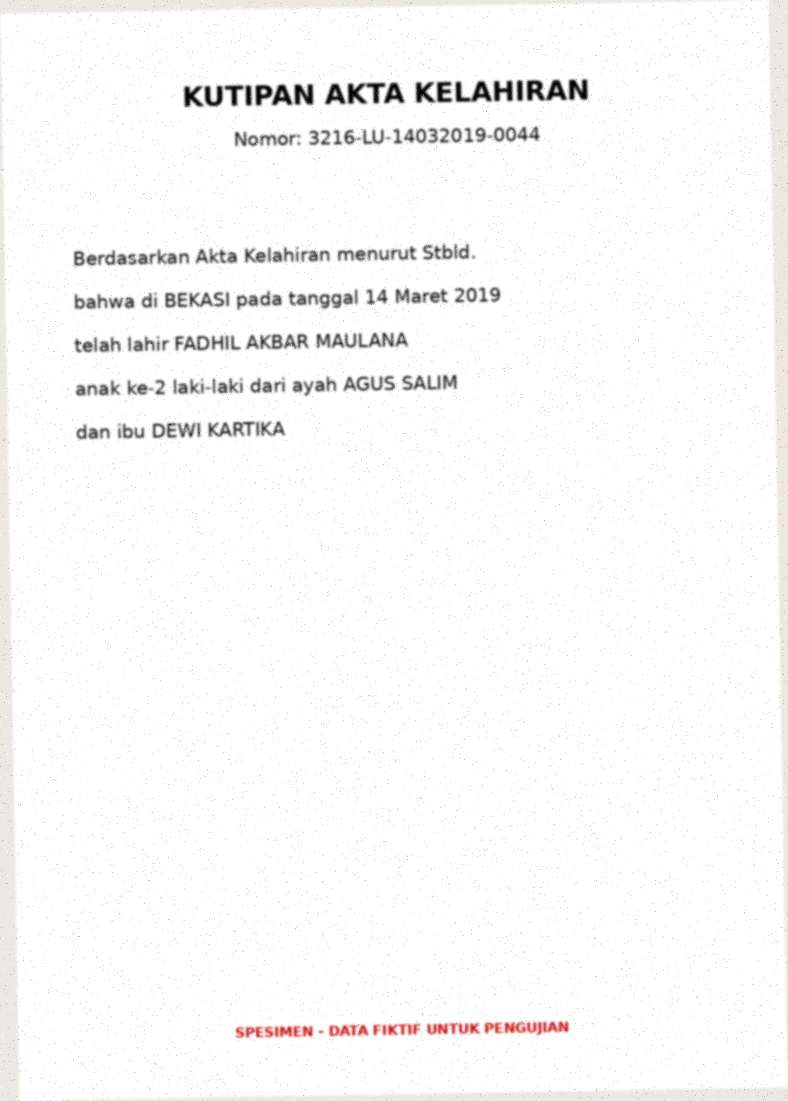
#> input picture tests/ocr/akta1_foto.jpg, 788 x 1101 px
$ python -i buat_contoh.py   (imports and definitions only)
#> lines starting #> are read from the running program, lines starting #| are printed output that depends on the picture
#> further down, picture is the input picture: PIL image 788x1101 RGB; mean R, G, B 249.5, 249.1, 248.9
"""Membuat contoh KK & Akta FIKTIF (bertanda SPESIMEN) untuk menguji OCR, dalam versi pindai (bersih) dan foto ponsel (miring, buram, berderau)."""
import random, pathlib
from PIL import Image, ImageDraw, ImageFont, ImageFilter
# [1 line not run here, left out]
F = '/usr/share/fonts/truetype/dejavu/DejaVuSans.ttf'; FB = '/usr/share/fonts/truetype/dejavu/DejaVuSans-Bold.ttf'
f = lambda s, b=False: ImageFont.truetype(FB if b else F, s)

KELUARGA = [
 dict(no_kk='3216050909140011', kepala='AGUS SALIM', alamat='KP. RAWA BAMBU NO. 21', rt='002', rw='005', kel='JATIMULYA', kec='TAMBUN SELATAN', pos='17510', terbit='01-08-2022',
      anggota=[('AGUS SALIM','3216051005850009','LAKI-LAKI','BEKASI','10-05-1985'),('DEWI KARTIKA','3216055206890004','PEREMPUAN','JAKARTA','12-06-1989'),
               ('NAYLA PUTRI SALIM','3216054107150002','PEREMPUAN','BEKASI','01-07-2015'),('FADHIL AKBAR MAULANA','3216051403190008','LAKI-LAKI','BEKASI','14-03-2019')],
      akta='3216-LU-14032019-0044', anak_ke=2),
 dict(no_kk='3216052203170006', kepala='RUDI HARTONO', alamat='PERUM GRIYA ASRI BLOK C2 NO 7', rt='011', rw='004', kel='JATIMULYA', kec='TAMBUN SELATAN', pos='17510', terbit='15-02-2021',
      anggota=[('RUDI HARTONO','3216050708880003','LAKI-LAKI','SEMARANG','07-08-1988'),('SITI AMINAH','3216054911900001','PEREMPUAN','BEKASI','09-11-1990'),
               ('ZAHRA AULIA HARTONO','3216056510190005','PEREMPUAN','BEKASI','25-10-2019')],
      akta='3216-LT-25102019-0312', anak_ke=1),
]

def kk(k):
    im = Image.new('RGB', (1754, 1240), 'white'); d = ImageDraw.Draw(im)
    d.text((877, 60), 'KARTU KELUARGA', font=f(46, True), fill='black', anchor='mm')
    d.text((877, 115), f"No. {k['no_kk']}", font=f(32, True), fill='black', anchor='mm')
    kiri = [('Nama Kepala Keluarga', k['kepala']), ('Alamat', k['alamat']), ('RT/RW', f"{k['rt']}/{k['rw']}"), ('Desa/Kelurahan', k['kel'])]
    kanan = [('Kecamatan', k['kec']), ('Kabupaten/Kota', 'BEKASI'), ('Kode Pos', k['pos']), ('Provinsi', 'JAWA BARAT')]
    for i, (a, b) in enumerate(kiri): d.text((80, 180 + i * 42), f'{a:<22}: {b}', font=f(24), fill='black')
    for i, (a, b) in enumerate(kanan): d.text((960, 180 + i * 42), f'{a:<16}: {b}', font=f(24), fill='black')
    x = [70, 120, 560, 880, 1060, 1260, 1450, 1690]; y0 = 380
    hd = ['No', 'Nama Lengkap', 'NIK', 'Jenis Kelamin', 'Tempat Lahir', 'Tanggal Lahir', 'Agama']
    d.rectangle((x[0], y0, x[-1], y0 + 50 + 52 * len(k['anggota'])), outline='black', width=2)
    for i, h in enumerate(hd): d.text((x[i] + 8, y0 + 12), h, font=f(22, True), fill='black')
    d.line((x[0], y0 + 50, x[-1], y0 + 50), fill='black', width=2)
    for r, a in enumerate(k['anggota']):
        y = y0 + 62 + r * 52
        for i, v in enumerate((str(r + 1),) + a + ('ISLAM',)): d.text((x[i] + 8, y), v, font=f(23), fill='black')
    d.text((1150, 1000), f"Dikeluarkan Tanggal : {k['terbit']}", font=f(24), fill='black')
    d.text((877, 1180), 'SPESIMEN - DATA FIKTIF UNTUK PENGUJIAN', font=f(22, True), fill=(200, 0, 0), anchor='mm')
    return im

def akta(k):
    a = k['anggota'][-1]; ayah, ibu = k['anggota'][0][0], k['anggota'][1][0]
    bln = ['', 'Januari','Februari','Maret','April','Mei','Juni','Juli','Agustus','September','Oktober','November','Desember']
    dd, mm, yy = a[4].split('-')
    im = Image.new('RGB', (1240, 1754), 'white'); d = ImageDraw.Draw(im)
    d.text((620, 140), 'KUTIPAN AKTA KELAHIRAN', font=f(44, True), fill='black', anchor='mm')
    d.text((620, 210), f"Nomor: {k['akta']}", font=f(30), fill='black', anchor='mm')
    teks = ['Berdasarkan Akta Kelahiran menurut Stbld.', f'bahwa di {a[3]} pada tanggal {int(dd)} {bln[int(mm)]} {yy}', f'telah lahir {a[0]}',
            f"anak ke-{k['anak_ke']} {a[2].lower()} dari ayah {ayah}", f'dan ibu {ibu}']
    for i, t in enumerate(teks): d.text((110, 380 + i * 70), t, font=f(30), fill='black')
    d.text((620, 1650), 'SPESIMEN - DATA FIKTIF UNTUK PENGUJIAN', font=f(22, True), fill=(200, 0, 0), anchor='mm')
    return im

def foto(im):
    im = im.rotate(random.uniform(-2.5, 2.5), expand=True, fillcolor=(235, 232, 225), resample=Image.BICUBIC)
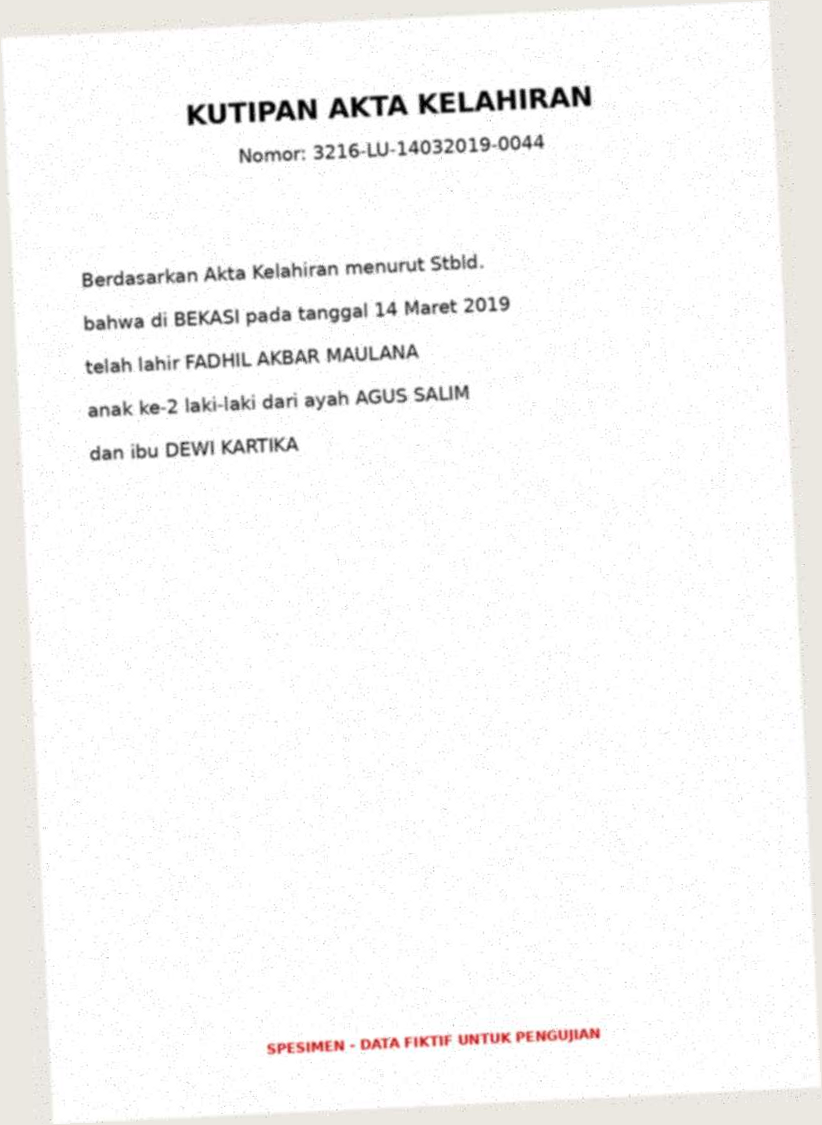
#> im: PIL image 822x1125 RGB; mean R, G, B 248.3, 247.7, 247.1
    im = im.resize((int(im.width * .62), int(im.height * .62))).filter(ImageFilter.GaussianBlur(1.1))
#> im: PIL image 509x697 RGB
    px = im.load()
    for _ in range(im.width * im.height // 25):
        x, y = random.randrange(im.width), random.randrange(im.height); g = random.randint(-60, 60)
        r, gg, b = px[x, y]; px[x, y] = (max(0, min(255, r + g)), max(0, min(255, gg + g)), max(0, min(255, b + g)))
#> this loop made 14190 passes
#> (r, gg, b) on passes 1 to 3: (254, 254, 254), (253, 253, 253), (255, 255, 255)
    return im

# [4 lines not run here, left out]

>>> from PIL import Image
>>> picture = Image.open('akta1_foto.jpg')
>>> result = foto(picture)

$ run again, on tests/ocr/kk1_foto.jpg
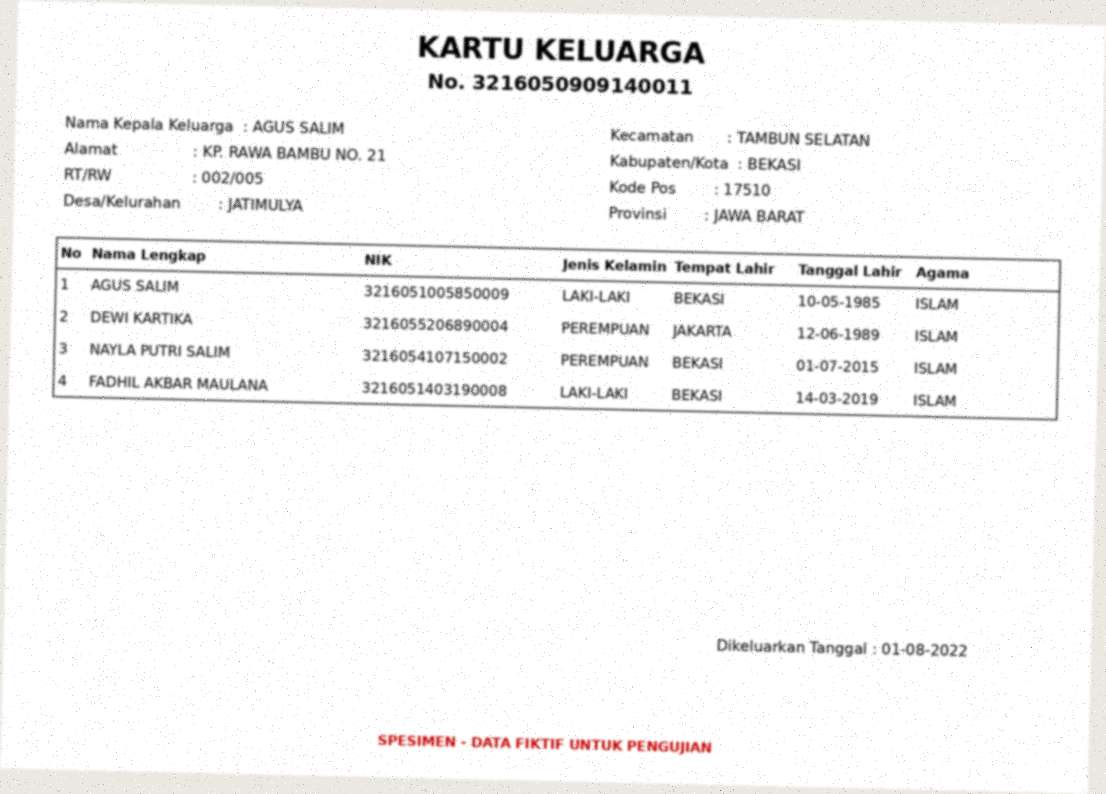
#> input picture tests/ocr/kk1_foto.jpg, 1106 x 794 px
#> picture is the input picture: PIL image 1106x794 RGB; mean R, G, B 245.8, 245.3, 245
#> in foto, `im = im.rotate(random.uniform(-2.5, 2.5), expand=True, fillcolor=(235,..`:
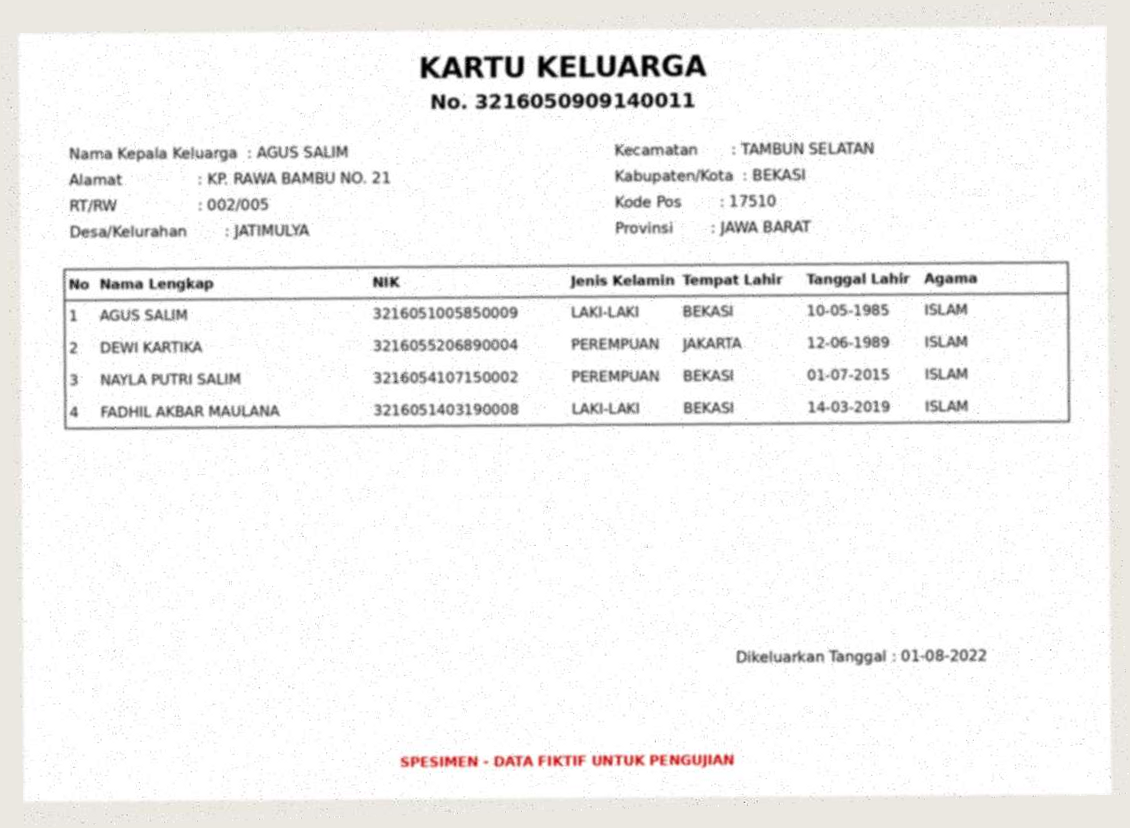
#> im: PIL image 1130x828 RGB; mean R, G, B 244.8, 244.2, 243.4
#> the loop in foto, `for _ in range(im.width * im.height // 25):` made 14364 passes
#> (r, gg, b) on passes 1 to 3: (126, 126, 126), (234, 231, 224), (255, 255, 255)
